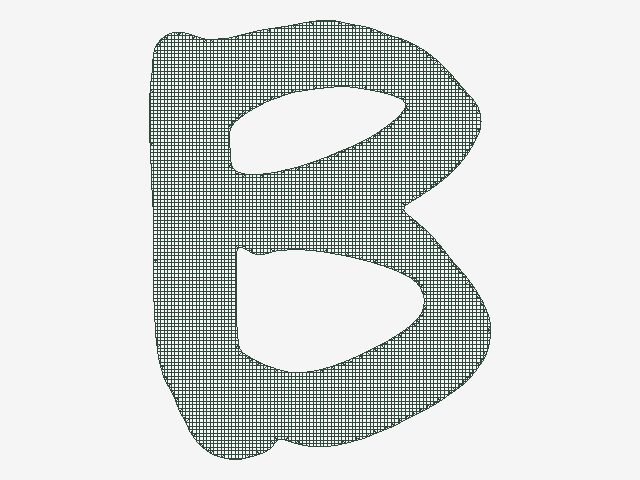

Write the Python code that produced this figure.
#!/usr/bin/env python

# Clip a scanned image to create a letter B wireframe.

import os
from pathlib import Path

# Factory overrides: importing these modules registers the OpenGL rendering
# and interaction style implementations for vtkRenderingCore factory classes.
import vtkmodules.vtkInteractionStyle  # noqa: F401
import vtkmodules.vtkRenderingOpenGL2  # noqa: F401

# VTK pipeline classes used in this example
from vtkmodules.vtkFiltersCore import vtkClipPolyData
from vtkmodules.vtkFiltersGeometry import vtkImageDataGeometryFilter
from vtkmodules.vtkIOImage import vtkPNMReader
from vtkmodules.vtkImagingGeneral import vtkImageGaussianSmooth
from vtkmodules.vtkRenderingCore import (
    vtkActor,
    vtkPolyDataMapper,
    vtkRenderWindow,
    vtkRenderWindowInteractor,
    vtkRenderer,
)

# Colors (normalized RGB)
lamp_black = (0.180, 0.282, 0.227)
white_smoke = (0.961, 0.961, 0.961)

# Data file
data_dir = Path(os.environ.get("VPE_DATA_DIR", Path(__file__).parent))
file_name = str(data_dir / "B.pgm")

# Reader: load the scanned PGM image
image_in = vtkPNMReader()
image_in.SetFileName(file_name)

# Filter: smooth the image with a Gaussian kernel
gaussian = vtkImageGaussianSmooth()
gaussian.SetStandardDeviations(2, 2)
gaussian.SetDimensionality(2)
gaussian.SetRadiusFactors(1, 1)
gaussian.SetInputConnection(image_in.GetOutputPort())

# Filter: convert image data to polygonal geometry
geometry = vtkImageDataGeometryFilter()
geometry.SetInputConnection(gaussian.GetOutputPort())

# Filter: clip the geometry at half-intensity threshold
clipper = vtkClipPolyData()
clipper.SetInputConnection(geometry.GetOutputPort())
clipper.SetValue(127.5)
clipper.GenerateClipScalarsOff()
clipper.InsideOutOn()
clipper.GetOutput().GetPointData().CopyScalarsOff()
clipper.Update()

# Mapper: map clipped geometry to graphics primitives
mapper = vtkPolyDataMapper()
mapper.SetInputConnection(clipper.GetOutputPort())
mapper.ScalarVisibilityOff()

# Actor: display the letter as wireframe
letter_actor = vtkActor()
letter_actor.SetMapper(mapper)
letter_actor.GetProperty().SetDiffuseColor(lamp_black)
letter_actor.GetProperty().SetRepresentationToWireframe()

# Renderer: assemble the scene and configure the camera
renderer = vtkRenderer()
renderer.AddActor(letter_actor)
renderer.SetBackground(white_smoke)

# Window: display the rendered scene
render_window = vtkRenderWindow()
render_window.AddRenderer(renderer)
render_window.SetWindowName("create bfont")
render_window.SetMultiSamples(0)
render_window.SetSize(640, 480)

# Scene: configure the camera
renderer.ResetCamera()
renderer.GetActiveCamera().Dolly(1.2)
renderer.ResetCameraClippingRange()

# Interactor: handle mouse and keyboard events
render_window_interactor = vtkRenderWindowInteractor()
render_window_interactor.SetRenderWindow(render_window)

# Launch the interactive visualization
render_window_interactor.Initialize()
render_window_interactor.Start()
